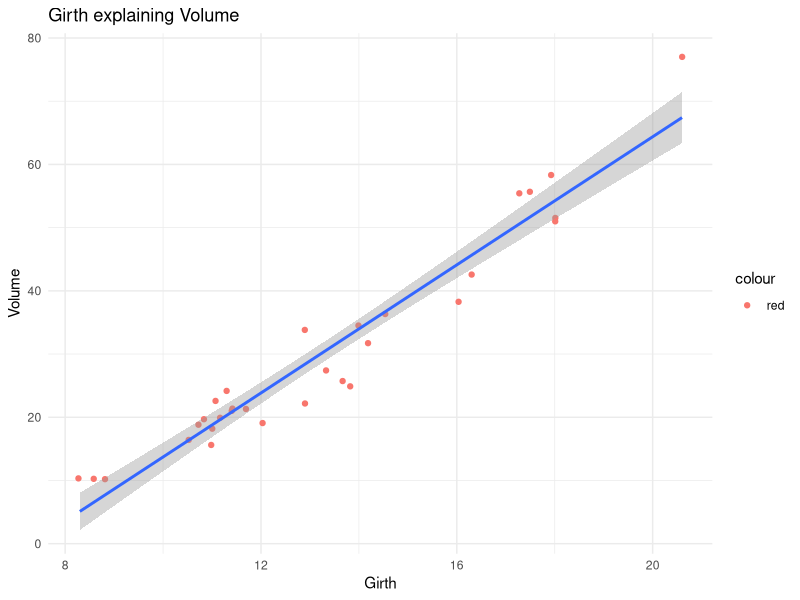
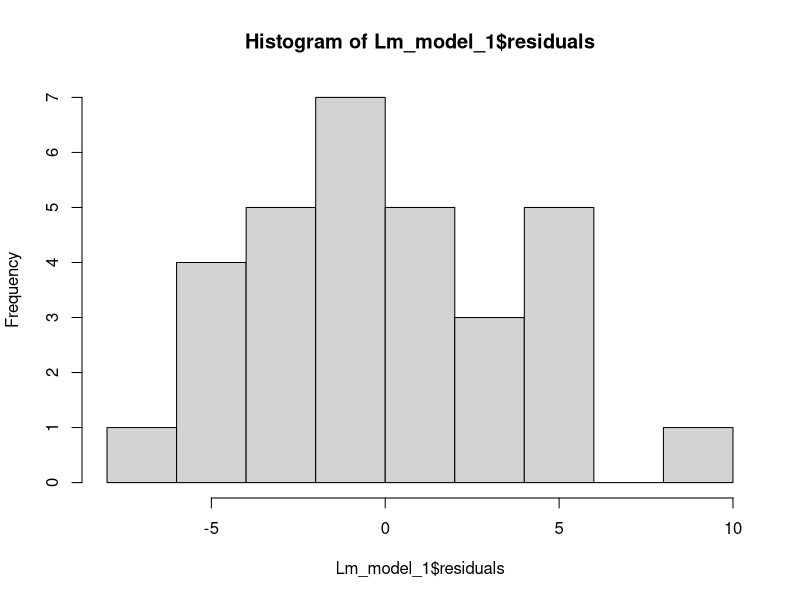

Generate these figures, in order, with R:
     ###Predictive Modelling 1 ###
        ## linear Regression ##

# install.packages("tidyverse")
library(tidyverse)

 ## Datasets ##

trees
help("trees")



ggplot( data = trees, aes(x= Girth, y= Volume))+
  geom_jitter(aes(col="red"))+
  geom_smooth(aes(y=Volume, x=Girth), method = "lm")+
  theme_minimal()+
  ggtitle("Girth explaining Volume")


# Can The volume of a tree be predicted using its Girth
# What value in V changes when Girth changes by 1 unit.
# Prop of V explained by Girth.


lm(Volume~ Girth, data = trees)

Lm_model<-lm(Volume~ Girth, data = trees) 

attributes(Lm_model)

summary(Lm_model)

# P value
# Y= a + B1x1 + e
# Y= a + B1x1 + ...BnXn + e
# a= Intercept
#-36.9435, Volume of a tree with Girth zero.

#B1= slope.
# For a unit change in Girth, Volume increases by 5.07.


# R square. 
# Prop of dependent var that can be explained by independent var
# .93 ~ 94%

## Adjusted R-squared.
 ## Y= -36.94 + 5.06*X1 + e
-36.94 + 5.06*100

### Multiple Linear Regression

trees %>% 
  lm(Volume ~ ., data=.) %>% 
  summary()

Lm_model_1<- lm(Volume~ Girth + Height , data = trees)
summary(Lm_model_1)
# Y= -57.98 + 4.71*X1 + 0.3393*X2.


attributes(Lm_model_1)
## Residuals

hist(Lm_model_1$residuals)


predict(Lm_model_1, trees)
cbind(trees,Pred_values=predict(Lm_model_1, trees))


